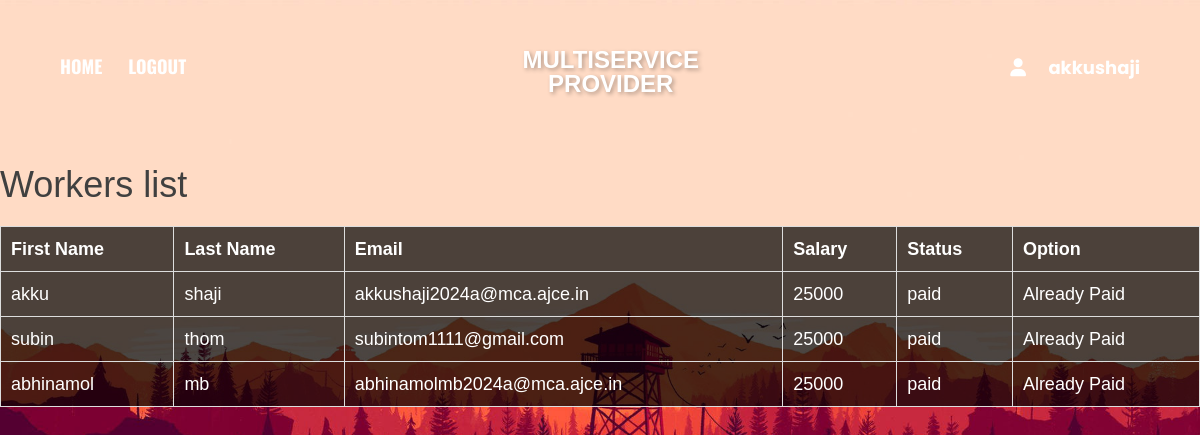
Page /provider/21/workersalary/ (signed in) on the earlier database version.
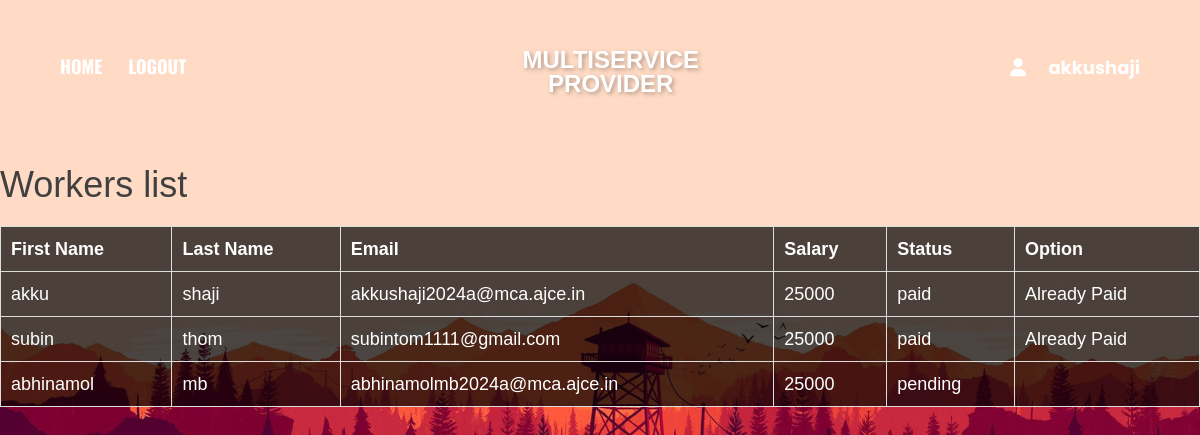
Same page on the later database version.
### app1/models.py (models this page shows, shortened)
class Worker(models.Model):
    user = models.OneToOneField(MyUser, on_delete=models.CASCADE, primary_key=True)
    provider = models.ForeignKey(ServiceProvider, on_delete=models.CASCADE)
    branchid = models.ManyToManyField(Branch)
    service_types = models.ManyToManyField(ServiceTypes)
    first_name = models.TextField(max_length=100)
    last_name = models.TextField(max_length=100)
    email = models.EmailField(unique=True)
    dob = models.DateField(null=True, blank=True)
    phone = models.CharField(max_length=12, unique=True)
    pincode = models.IntegerField()
    district = models.TextField(max_length=100)
    state = models.TextField(max_length=100)
    role = models.CharField(max_length=15)
    status = models.CharField(max_length=15)

class Salary(models.Model):
    salaryid = models.AutoField(primary_key=True)
    userid = models.ForeignKey(MyUser, on_delete=models.CASCADE)
    branchid = models.ForeignKey(Branch, on_delete=models.CASCADE)
    date = models.DateField()
    amount = models.DecimalField(max_digits=10, decimal_places=2)
    status = models.CharField(max_length=15, default='pending')

### app1/views.py (the view)
# urls.py: path('provider/<int:userid>/workersalary/', views.workersalary, name='workersalary'),
@login_required
def workersalary(request, userid):
    try:
        manager = BranchManager.objects.get(user=userid)
        manager_assignment = BranchManagerAssignment.objects.get(manager=manager)
        branch_id = manager_assignment.branch
        workers = Worker.objects.filter(branchid=branch_id)
        workers_with_salary = []
        for worker in workers:
            try:
                salary = Salary.objects.filter(userid=worker.user.userid).latest('date')
                worker_with_salary = {
                    'worker': worker,
                    'salary': salary
                }
                workers_with_salary.append(worker_with_salary)
            except Salary.DoesNotExist:
                worker_with_salary = {
                    'worker': worker,
                    'salary': None
                }
                workers_with_salary.append(worker_with_salary)
        return render(request, 'worker_salary.html', {'workers_with_salary': workers_with_salary})
    except (BranchManager.DoesNotExist, BranchManagerAssignment.DoesNotExist):
        return HttpResponse("Manager or assignment not found.", status=404)
    except BranchManagerAssignment.DoesNotExist:
        messages.error(request, "You are not assigned as a branch manager.")
        return redirect('home')

### app1/templates/worker_salary.html (shortened to what the changed rows need)
{% load static %}
<!doctype html>
<html class="no-js" lang="en">
<head>
        <link rel="stylesheet" href="{% static 'userassets/css/bootstrap.min.css' %}">
        <link rel="stylesheet" href="{% static 'userassets/css/font-awesome.min.css' %}">
        <link rel="stylesheet" href="{% static 'userassets/css/ie7.css' %}">
        <link rel="stylesheet" href="{% static 'userassets/css/plugins.css' %}">
        <link rel="stylesheet" href="{% static 'userassets/css/style.css' %}">
    </head>
    <link rel="stylesheet" href="https://cdnjs.cloudflare.com/ajax/libs/font-awesome/6.0.0/css/all.min.css" />
    <body style="background-image: url('{% static 'userassets/img/bg/salary.jpg' %}')">
                            <br> <br> <br> <br> <br> <br>
                            <div class="booking-box">
                              <h1>Workers list</h1>
                              <table class="workers-table">
                                  <thead>
                                      <tr>
                                          <th>First Name</th>
                                          <th>Last Name</th>
                                          <th>Email</th>
                                          <th>Salary</th>
                                          <th>Status</th>
                                          <th>Option</th>
                                      </tr>
                                  </thead>
                                  <tbody>
                                      {% for worker in workers_with_salary %}
                                      <tr class="worker-item">
                                          <td>{{ worker.worker.first_name }}</td>
                                          <td>{{ worker.worker.last_name }}</td>
                                          <td>{{ worker.worker.email }}</td>
                                          <td>25000</td>
                                          <td>
                                            {% if worker.salary %}
                                                {{ worker.salary.status }}
                                            {% else %}
                                                Pending
                                            {% endif %}
                                        </td>
                                          <td>
                                              {% if not worker.salary or worker.salary.status == "pending" %}
                                              <form action="{% url 'worker_salary' request.user.userid worker.worker.user.userid %}" method="POST">
                                                {% csrf_token %}
                                                <script src="https://checkout.razorpay.com/v1/checkout.js"
                                                        data-key="rzp_test_bWe8tmmP1WXOe7"
                                                        data-amount="{{ 2500000 }}"
                                                        data-currency="INR"
                                                        data-order_id="{{ payment.id }}"
                                                        data-buttontext="Pay Salary"
                                                        data-name="Multiservice provider"
                                                        data-description="An efficient and reliable service provider"
                                                        data-image="https://img.freepik.com/free-vector/payment-background-design_1223-72.jpg"
                                                        data-prefill.name="Abhinand K S"
                                                        data-prefill.email="abhinandks2024a@mca.ajce.in"
                                                        data-theme.color="#F37254">
                                                </script>
                                            </form>
                                            {% else%}
                                             Already Paid
                                              {% endif %}
                                          </td>
                                      </tr>
                                      {% empty %}
                                      <tr>
                                          <td colspan="6" class="no-workers">No available workers</td>
                                      </tr>
                                      {% endfor %}
                                  </tbody>
                              </table>
                          </div>
    </body>
</html>

Differences in the rows shown:
changed through a linked row, Worker "abhinamol": salary.status "paid" → "pending"; no longer shows "Already Paid"
